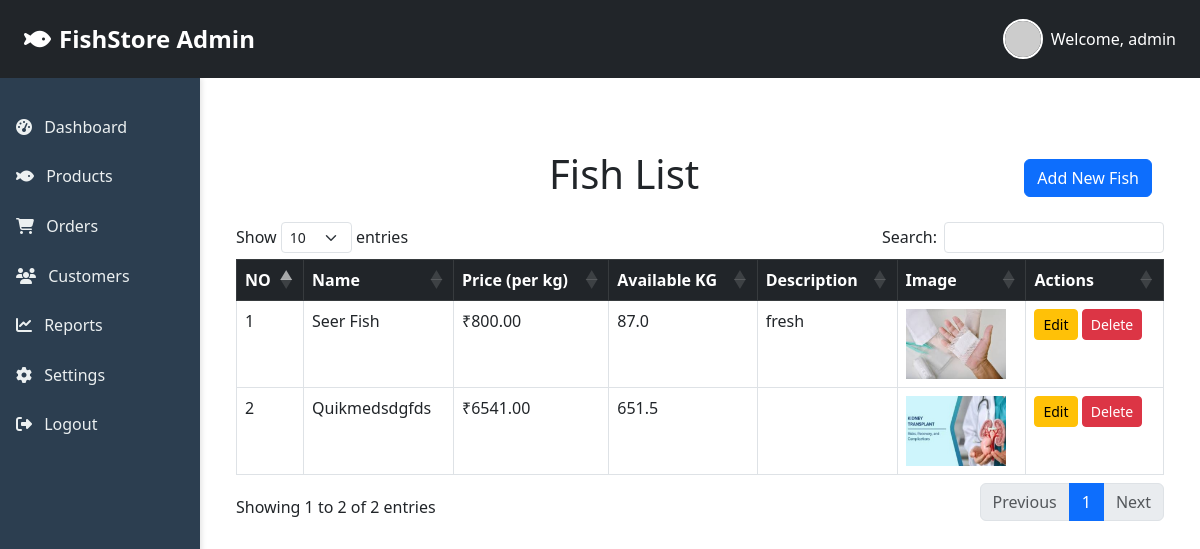
/fish-list/ (signed in), run on the app's committed database.
### harbour_app/models.py (models this page shows, shortened)
class customUser(AbstractUser):
    is_business = models.BooleanField(default=False)
    groups = models.ManyToManyField(
        'auth.Group',
        related_name='customuser_set',  # This avoids conflict with default User model
        blank=True
    )
    user_permissions = models.ManyToManyField(
        'auth.Permission',
        related_name='customuser_permissions',  # This avoids conflict with default User model
        blank=True
    )

class Fish(models.Model):
    name = models.CharField(max_length=100)
    malayalam_name = models.CharField(max_length=100)
    price_per_kg = models.DecimalField(max_digits=6, decimal_places=2)
    total_kg=models.CharField(max_length=20)
    description = models.TextField(blank=True, null=True)
    image = models.ImageField(upload_to='fish_images/', blank=True, null=True)
    created_at = models.DateTimeField(auto_now_add=True)
    updated_at = models.DateTimeField(auto_now=True)

### harbour_app/views.py (the view)
# urls.py: path('fish-list/', views.fish_list, name='fish_list'),
@login_required
def fish_list(request):
    fishes = Fish.objects.all()
    return render(request, 'products.html', {'fishes': fishes})

### templates/products.html (shortened to what this page needs)
{% extends 'index.html' %}
{% block body %}
{% load static %}
<link rel="stylesheet" href="https://cdn.datatables.net/1.13.6/css/dataTables.bootstrap5.min.css">
<div class="container mt-5">
    <div class="container mt-5">
        <div class="row align-items-center">
            <div class="col">
                <h1 class="mb-4 text-center">Fish List</h1>
            </div>
            <div class="col-auto">
                <button class="btn btn-primary mb-3" data-bs-toggle="modal" data-bs-target="#addFishModal">Add New Fish</button>
            </div>
        </div>
    </div>
    <table id="fishTable" class="table table-bordered table-hover">
        <thead class="table-dark">
            <tr>
                <th>NO</th>
                <th>Name</th>
                <th>Price (per kg)</th>
                <th>Available KG</th>
                <th>Description</th>
                <th>Image</th>
                <th>Actions</th>
            </tr>
        </thead>
        <tbody>
            {% for fish in fishes %}
            <tr>
                <td>{{ forloop.counter }}</td>
                <td>{{ fish.name }}</td>
                <td>₹{{ fish.price_per_kg }}</td>
                <td>{{ fish.total_kg }}</td>
                <td>{{ fish.description }}</td>
                <td>
                    {% if fish.image %}
                        <img src="{{ fish.image.url }}" width="100" height="70" alt="{{ fish.name }}">
                    {% else %}
                        No Image
                    {% endif %}
                </td>
                <td>
                    <button class="btn btn-warning btn-sm" data-bs-toggle="modal"
                            data-bs-target="#editFishModal"
                            data-fish-id="{{ fish.id }}"
                            data-fish-name="{{ fish.name }}"
                            data-fish-malayalamname="{{ fish.malayalam_name }}""
                            data-fish-price="{{ fish.price_per_kg }}"
                            data-fish-total="{{ fish.total_kg }}"
                            data-fish-description="{{ fish.description }}">
                        Edit
                    </button>
                    <button class="btn btn-danger btn-sm" data-bs-toggle="modal"
                            data-bs-target="#deleteFishModal"
                            data-fish-id="{{ fish.id }}">
                        Delete
                    </button>
                </td>
            </tr>
            {% empty %}
            <tr>
                <td colspan="5" class="text-center">No fish available.</td>
            </tr>
            {% endfor %}
        </tbody>
    </table>
</div>
{% endblock %}

### templates/index.html (shortened to what this page needs)
<!DOCTYPE html>
<html lang="en">
<head>
    <link href="https://cdn.jsdelivr.net/npm/bootstrap@5.3.0/dist/css/bootstrap.min.css" rel="stylesheet">
    <link rel="stylesheet" href="https://cdnjs.cloudflare.com/ajax/libs/font-awesome/6.4.0/css/all.min.css">
</head>
<body>
    <nav class="navbar navbar-dark bg-dark px-4 py-3">
        <a class="navbar-brand d-flex align-items-center" href="#">
            <i class="fas fa-fish me-2"></i>
            FishStore Admin
        </a>
        {% if user.is_authenticated %}
        <div class="profile-dropdown">
            <div class="d-flex align-items-center text-white">
                <img src="https://via.placeholder.com/50" alt="Profile" class="rounded-circle me-2" width="40" height="40">
                <span>Welcome, {{user.username}}</span>
            </div>
        </div>
        {% endif %}
    </nav>
    <div class="container-fluid">
        <div class="row">
            <nav class="col-md-3 col-lg-2 sidebar px-0">
                <div class="position-sticky">
                    <ul class="nav flex-column py-4">
                        <li class="nav-item">
                            <a class="nav-link active" href="{% url 'index' %}">
                                <i class="fas fa-tachometer-alt me-2"></i> Dashboard
                            </a>
                        </li>
                        <li class="nav-item">
                            <a class="nav-link" href="{% url 'fish_list' %}">
                                <i class="fas fa-fish me-2"></i> Products
                            </a>
                        </li>
                        <li class="nav-item">
                            <a class="nav-link" href="{% url 'order-list' %}">
                                <i class="fas fa-shopping-cart me-2"></i> Orders
                            </a>
                        </li>
                        <li class="nav-item">
                            <a class="nav-link" href="{% url 'customers-list' %}">
                                <i class="fas fa-users me-2"></i> Customers
                            </a>
                        </li>
                        <li class="nav-item">
                            <a class="nav-link" href="#">
                                <i class="fas fa-chart-line me-2"></i> Reports
                            </a>
                        </li>
                        <li class="nav-item">
                            <a class="nav-link" href="#">
                                <i class="fas fa-cog me-2"></i> Settings
                            </a>
                        </li>
                        <li class="nav-item">
                            <a class="nav-link" href="{% url 'logout' %}">
                                <i class="fas fa-sign-out-alt me-2"></i> Logout
                            </a>
                        </li>
                    </ul>
                </div>
            </nav>
            <main class="col-md-9 col-lg-10 px-4 py-4">
                {% block body %}{% endblock %}
            </main>
        </div>
    </div>
</body>
</html>

### templates/index.html (style rules this page uses)
:root { --primary-color: #2c3e50; --secondary-color: #34495e; }
.sidebar { min-height: 100vh; background: var(--primary-color); box-shadow: 2px 0 5px rgba(0,0,0,0.1); }
.navbar-brand { font-size: 1.5rem; font-weight: bold; }
.nav-link { color: #ecf0f1 !important; padding: 0.8rem 1rem; transition: all 0.3s; }
.profile-dropdown img { border: 2px solid #fff; }

### data on the page
customUser: username "admin"
Fish: name "Seer Fish", price_per_kg "800.00", total_kg "87.0", description "fresh", image (picture)
Fish: name "Quikmedsdgfds", price_per_kg "6541.00", total_kg "651.5", image (picture)
